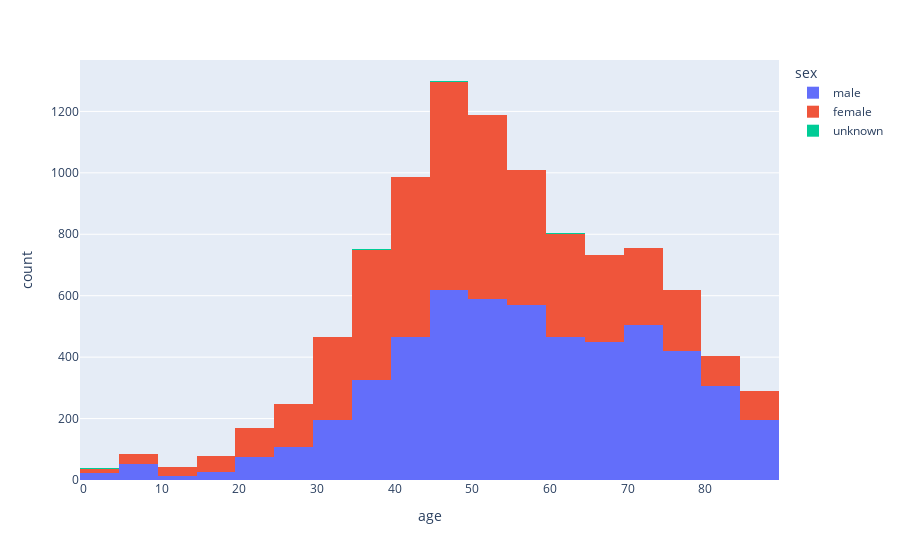

Notebook code for this chart:
### Code cell
fig = px.histogram(data_frame=dataset_meta, x='age', color= 'sex')
fig.show()

### Figure 1 — Plotly figure (JSON) as saved in the notebook; plotly's stock layout.template omitted (floating-point values rounded to 4 significant figures; data arrays with more than 128 entries replaced by an {"elided": "..."} marker saying what was removed)
{"data": [{"alignmentgroup": "True", "bingroup": "x", "hovertemplate": "sex=male<br>age=%{x}<br>count=%{y}<extra></extra>", "legendgroup": "male", "marker": {"color": "#636efa", "pattern": {"shape": ""}}, "name": "male", "offsetgroup": "male", "orientation": "v", "showlegend": true, "type": "histogram", "x": {"elided": "5406 int values"}, "xaxis": "x", "yaxis": "y"}, {"alignmentgroup": "True", "bingroup": "x", "hovertemplate": "sex=female<br>age=%{x}<br>count=%{y}<extra></extra>", "legendgroup": "female", "marker": {"color": "#EF553B", "pattern": {"shape": ""}}, "name": "female", "offsetgroup": "female", "orientation": "v", "showlegend": true, "type": "histogram", "x": {"elided": "4552 int values"}, "xaxis": "x", "yaxis": "y"}, {"alignmentgroup": "True", "bingroup": "x", "hovertemplate": "sex=unknown<br>age=%{x}<br>count=%{y}<extra></extra>", "legendgroup": "unknown", "marker": {"color": "#00cc96", "pattern": {"shape": ""}}, "name": "unknown", "offsetgroup": "unknown", "orientation": "v", "showlegend": true, "type": "histogram", "x": [null, null, null, null, null, null, null, null, null, null, 60, 60, 60, 35, 35, 35, 0, 0, 45, 45, null, null, null, null, null, null, null, null, null, null, null, null, null, null, null, null, null, null, null, null, null, null, null, null, null, null, null, null, null, null, null, null, null, null, null, null, null], "xaxis": "x", "yaxis": "y"}], "layout": {"barmode": "relative", "legend": {"title": {"text": "sex"}, "tracegroupgap": 0}, "margin": {"t": 60}, "xaxis": {"anchor": "y", "domain": [0, 1], "title": {"text": "age"}}, "yaxis": {"anchor": "x", "domain": [0, 1], "title": {"text": "count"}}}}
